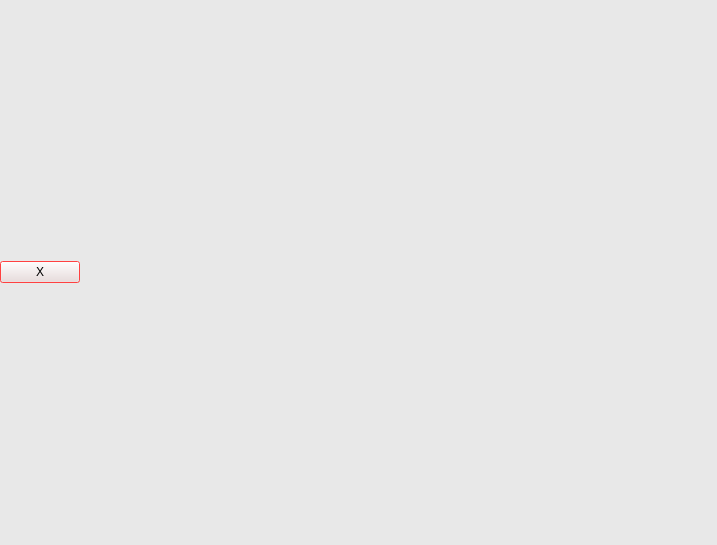
<?xml version="1.0" encoding="UTF-8"?>
<ui version="4.0">
 <class>Dialog</class>
 <widget class="QDialog" name="Dialog">
  <property name="windowModality">
   <enum>Qt::NonModal</enum>
  </property>
  <property name="geometry">
   <rect>
    <x>0</x>
    <y>0</y>
    <width>717</width>
    <height>545</height>
   </rect>
  </property>
  <property name="palette">
   <palette>
    <active>
     <colorrole role="Base">
      <brush brushstyle="SolidPattern">
       <color alpha="255">
        <red>255</red>
        <green>255</green>
        <blue>255</blue>
       </color>
      </brush>
     </colorrole>
     <colorrole role="Window">
      <brush brushstyle="SolidPattern">
       <color alpha="255">
        <red>232</red>
        <green>232</green>
        <blue>232</blue>
       </color>
      </brush>
     </colorrole>
    </active>
    <inactive>
     <colorrole role="Base">
      <brush brushstyle="SolidPattern">
       <color alpha="255">
        <red>255</red>
        <green>255</green>
        <blue>255</blue>
       </color>
      </brush>
     </colorrole>
     <colorrole role="Window">
      <brush brushstyle="SolidPattern">
       <color alpha="255">
        <red>232</red>
        <green>232</green>
        <blue>232</blue>
       </color>
      </brush>
     </colorrole>
    </inactive>
    <disabled>
     <colorrole role="Base">
      <brush brushstyle="SolidPattern">
       <color alpha="255">
        <red>232</red>
        <green>232</green>
        <blue>232</blue>
       </color>
      </brush>
     </colorrole>
     <colorrole role="Window">
      <brush brushstyle="SolidPattern">
       <color alpha="255">
        <red>232</red>
        <green>232</green>
        <blue>232</blue>
       </color>
      </brush>
     </colorrole>
    </disabled>
   </palette>
  </property>
  <property name="windowTitle">
   <string>Dialog</string>
  </property>
  <property name="modal">
   <bool>true</bool>
  </property>
  <layout class="QVBoxLayout" name="verticalLayout_2">
   <property name="spacing">
    <number>0</number>
   </property>
   <property name="sizeConstraint">
    <enum>QLayout::SetDefaultConstraint</enum>
   </property>
   <property name="margin">
    <number>0</number>
   </property>
   <item>
    <layout class="QHBoxLayout" name="horizontalLayout">
     <property name="spacing">
      <number>0</number>
     </property>
     <property name="sizeConstraint">
      <enum>QLayout::SetDefaultConstraint</enum>
     </property>
     <item>
      <widget class="QPushButton" name="closeWindow">
       <property name="sizePolicy">
        <sizepolicy hsizetype="Minimum" vsizetype="Fixed">
         <horstretch>0</horstretch>
         <verstretch>0</verstretch>
        </sizepolicy>
       </property>
       <property name="palette">
        <palette>
         <active>
          <colorrole role="Button">
           <brush brushstyle="SolidPattern">
            <color alpha="0">
             <red>232</red>
             <green>232</green>
             <blue>232</blue>
            </color>
           </brush>
          </colorrole>
          <colorrole role="Base">
           <brush brushstyle="SolidPattern">
            <color alpha="0">
             <red>255</red>
             <green>255</green>
             <blue>255</blue>
            </color>
           </brush>
          </colorrole>
          <colorrole role="Highlight">
           <brush brushstyle="SolidPattern">
            <color alpha="255">
             <red>255</red>
             <green>0</green>
             <blue>0</blue>
            </color>
           </brush>
          </colorrole>
          <colorrole role="HighlightedText">
           <brush brushstyle="SolidPattern">
            <color alpha="255">
             <red>255</red>
             <green>0</green>
             <blue>0</blue>
            </color>
           </brush>
          </colorrole>
         </active>
         <inactive>
          <colorrole role="Button">
           <brush brushstyle="SolidPattern">
            <color alpha="0">
             <red>232</red>
             <green>232</green>
             <blue>232</blue>
            </color>
           </brush>
          </colorrole>
          <colorrole role="Base">
           <brush brushstyle="SolidPattern">
            <color alpha="0">
             <red>255</red>
             <green>255</green>
             <blue>255</blue>
            </color>
           </brush>
          </colorrole>
          <colorrole role="Highlight">
           <brush brushstyle="SolidPattern">
            <color alpha="255">
             <red>255</red>
             <green>0</green>
             <blue>0</blue>
            </color>
           </brush>
          </colorrole>
          <colorrole role="HighlightedText">
           <brush brushstyle="SolidPattern">
            <color alpha="255">
             <red>255</red>
             <green>0</green>
             <blue>0</blue>
            </color>
           </brush>
          </colorrole>
         </inactive>
         <disabled>
          <colorrole role="Button">
           <brush brushstyle="SolidPattern">
            <color alpha="0">
             <red>232</red>
             <green>232</green>
             <blue>232</blue>
            </color>
           </brush>
          </colorrole>
          <colorrole role="Base">
           <brush brushstyle="SolidPattern">
            <color alpha="0">
             <red>232</red>
             <green>232</green>
             <blue>232</blue>
            </color>
           </brush>
          </colorrole>
          <colorrole role="Highlight">
           <brush brushstyle="SolidPattern">
            <color alpha="255">
             <red>208</red>
             <green>208</green>
             <blue>208</blue>
            </color>
           </brush>
          </colorrole>
          <colorrole role="HighlightedText">
           <brush brushstyle="SolidPattern">
            <color alpha="255">
             <red>255</red>
             <green>0</green>
             <blue>0</blue>
            </color>
           </brush>
          </colorrole>
         </disabled>
        </palette>
       </property>
       <property name="autoFillBackground">
        <bool>true</bool>
       </property>
       <property name="text">
        <string>X</string>
       </property>
      </widget>
     </item>
     <item>
      <spacer name="horizontalSpacer">
       <property name="orientation">
        <enum>Qt::Horizontal</enum>
       </property>
       <property name="sizeHint" stdset="0">
        <size>
         <width>40</width>
         <height>20</height>
        </size>
       </property>
      </spacer>
     </item>
    </layout>
   </item>
   <item>
    <layout class="QVBoxLayout" name="verticalLayout">
     <property name="spacing">
      <number>0</number>
     </property>
    </layout>
   </item>
  </layout>
 </widget>
 <resources/>
 <connections>
  <connection>
   <sender>closeWindow</sender>
   <signal>clicked()</signal>
   <receiver>Dialog</receiver>
   <slot>accept()</slot>
   <hints>
    <hint type="sourcelabel">
     <x>25</x>
     <y>135</y>
    </hint>
    <hint type="destinationlabel">
     <x>358</x>
     <y>272</y>
    </hint>
   </hints>
  </connection>
 </connections>
</ui>
